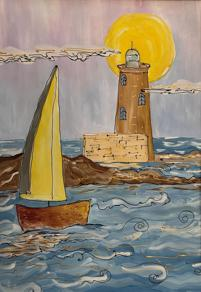
#> input picture media/trumb/Галимова.jpg, 201 x 292 px, found by its file name; its folder holds only this picture in this run
$ python resize_img.py
#> lines starting #> are read from the running program, lines starting #| are printed output that depends on the picture
import os
import PIL
from PIL import Image

dir_path = '/home/a/flot/static/img/gallery/modern/trumb'

for filename in os.listdir(dir_path):
    if filename.endswith('.jpg') or filename.endswith('.png'):
        img = Image.open(os.path.join(dir_path, filename))
#> img is the input picture: PIL image 201x292 RGB; mean R, G, B 145.9, 135.5, 115.8

        width, height = img.size
#> width = 201; height = 292
        new_width = int(width * 0.2)
#> new_width = 40
        new_height = int(height * 0.2)
#> new_height = 58

        resized_img = img.resize((new_width, new_height))
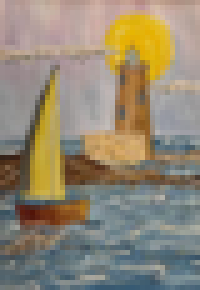
#> resized_img: PIL image 40x58 RGB (shown 5 times larger); mean R, G, B 146, 135.6, 115.8
        resized_img.save(os.path.join(dir_path, 'resized_' + filename))
print('I did it, madam! ')
